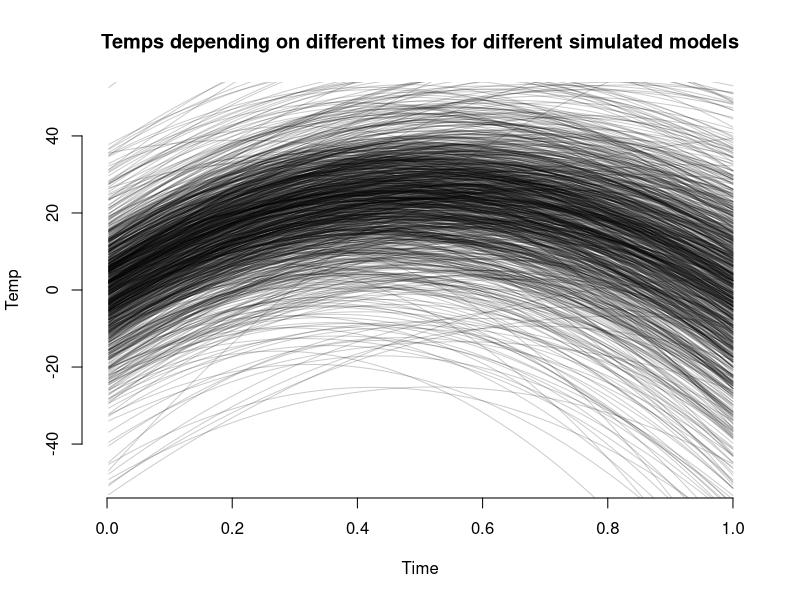
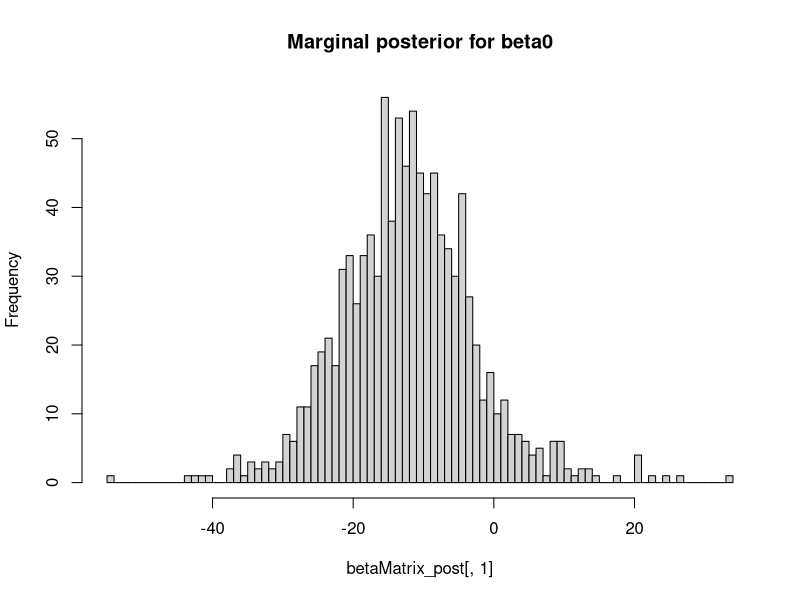
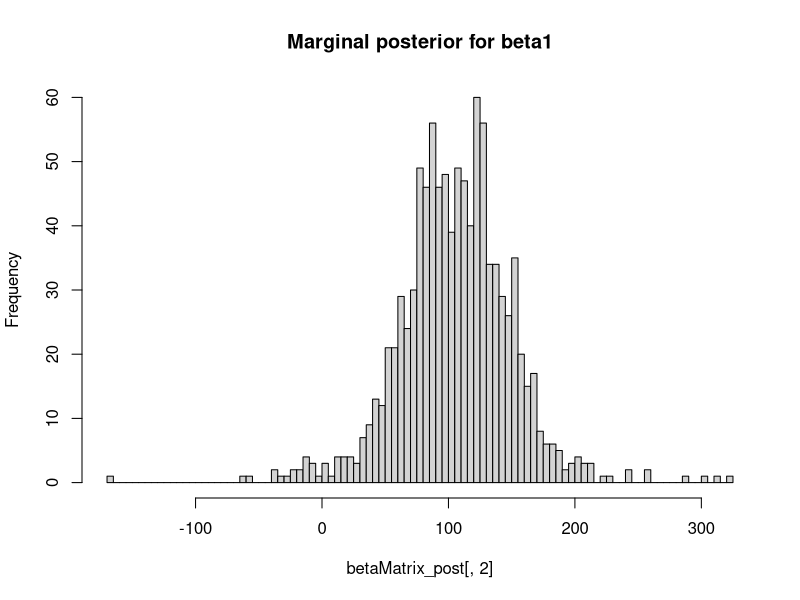
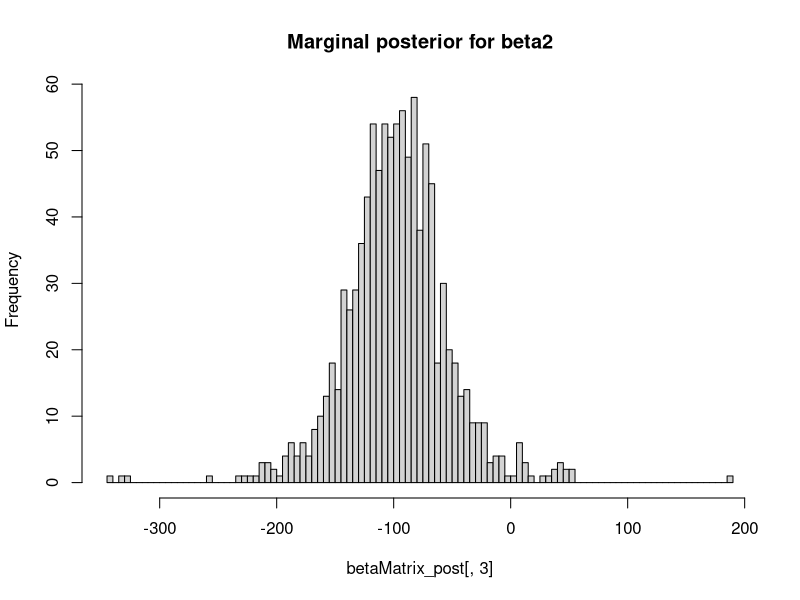
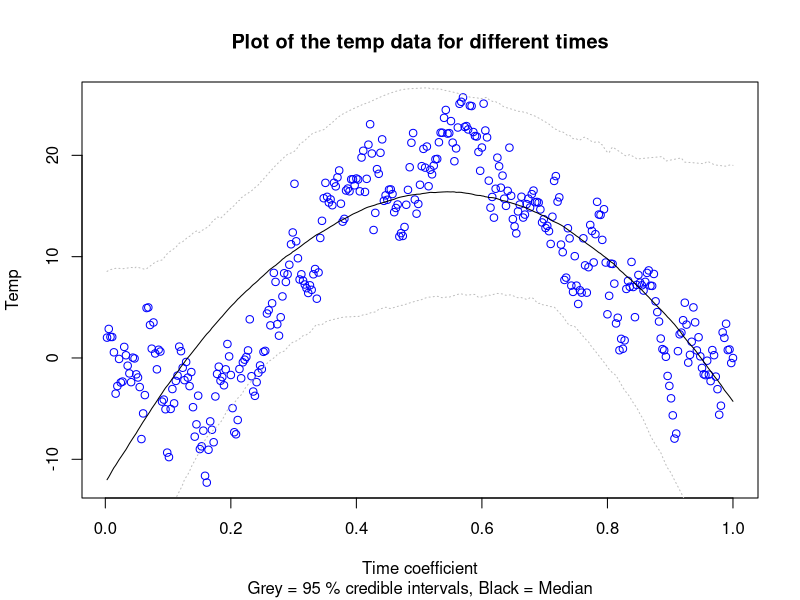
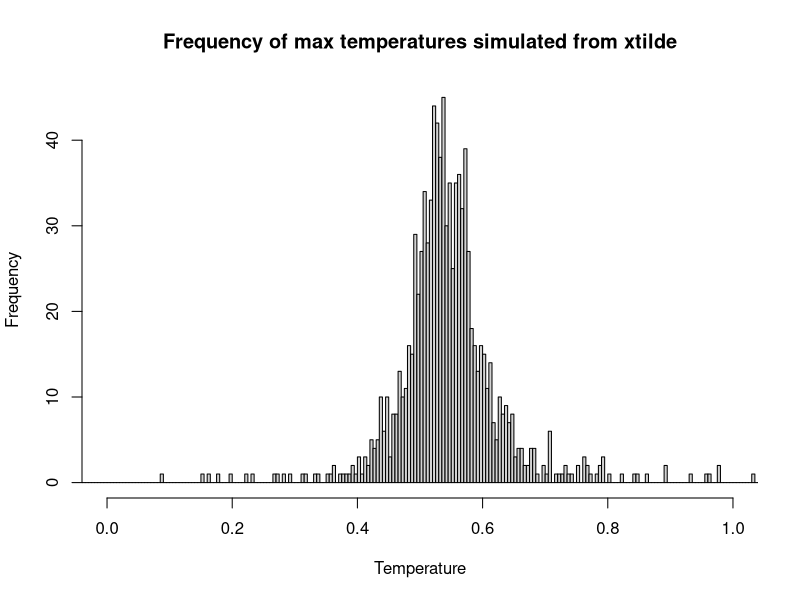
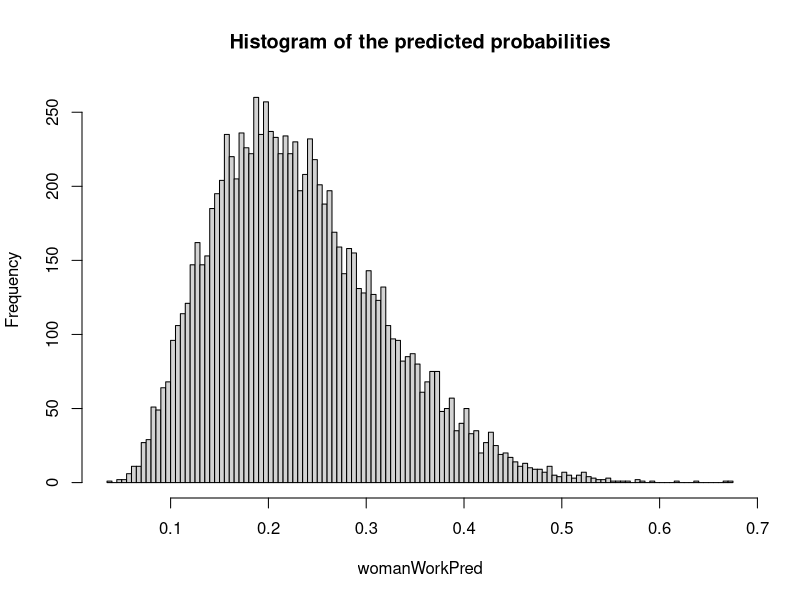
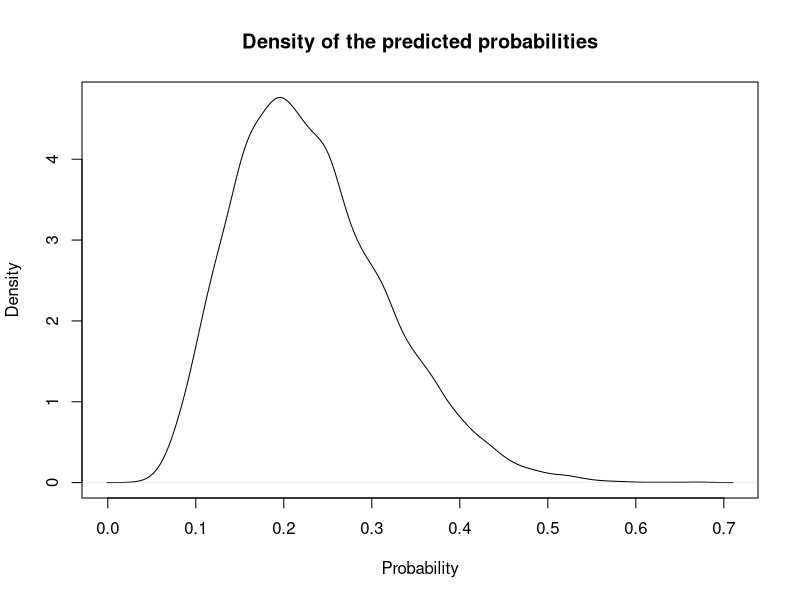

R code for these plots, in order:
## Assignment 1: The dataset TempLinkoping.txt contains daily average tamperatures (in Celcius degrees) at 
## Malmslatt, Linkoping over the course of the year 2018. The response variable is temp and the covariate is 
## time=(the number of days since beginning of year)/365
## You're task is to perform a Bayesian analysis of a quadratic regression
## temp=beta0+beta1*time+beta2*time^2+epsilon, epsilon~N(0,sigma^2)

## a)  Determining the prior distribution of the model parameters. Use the conjugate prior for the linear 
## regression model. Your task is to set the prior hyperparameters my0, omega0, v0 and sigma0^2 to sensible 
## values. Start with my0=(-10,100,-100)T, omega0=0.01*I3, v0=4 and sigma0^2=1.  0 = 1. Check if this prior
## agrees with your prior opinions by simulating draws from the joint prior of all parameters and for every draw
## compute the regression curve. This gives a collection of regression curves, one for each draw from the prior.
## Do the collection of curves look reasonable? If not, change the prior hyperparameters until the collection
## of prior regression curves agrees with your prior beliefs about the regression curve. [Hint: the R package
## mvtnorm will be handy. And use your Inv-chisquared simulator from Lab1.

# Read file
temp = read.table("TempLinkoping.txt", header=TRUE)

## install.packages("mvtnorm")
library(mvtnorm)
# Defining the parameters for the prior distribution
# Switched to beta0=0 since it seems more reasonable and -10 seems too low.
my0=c(0,100,-100)
omega0=0.01*diag(3)
v0=4
sigma0_sq=1
omega0Inv=solve(omega0)

# Function for returning the response variable
calcRegr = function(betaMatrix, row, x) {
  return(betaMatrix[row,1]+betaMatrix[row,2]*x+betaMatrix[row,3]*x^2)
}

# Function for drawing simulated betavalues
drawBeta = function(my, sigma_sq, omegaInv) {
  return(rmvnorm(1, mean=my, sigma=sigma_sq*omegaInv))
}

nDraws=1000
set.seed(12345)
drawX=rchisq(nDraws, v0)
sigma_sq=(v0)*sigma0_sq/drawX
betaMatrix=matrix(0,nDraws,3)
# Create new plot with specific settings so that the loop can overlay plots
plot.new()
plot.window(xlim=c(0,1), ylim=c(-50,50))
axis(side=1)
axis(side=2)
set.seed(12345)
for (i in 1:nDraws) {
  betaMatrix[i,]=drawBeta(my0, sigma_sq[i], omega0Inv)
  lines(temp$time, calcRegr(betaMatrix, i, temp$time), col=rgb(0,0,0,0.2))
}
title(main="Temps depending on different times for different simulated models", xlab="Time", ylab="Temp")

## The collection of curves look reasonable and in line with our prior beliefs. The temperature rises during the
## summer months and stays low in the beginning and the end of the year respectively.However, the value of -10
## were switched to 0 since it seems more reasonable with a measurement of the temperature 0 on the 1st of
## January than a measurement of -10.

## b) Write a program that simulates from the joint posterior distribution of beta0, beta1, beta2 and sigma^2.
## Plot the marginal posteriors of each parameter as a histogram. Also produce another figure with a scatter plot
## of the temperature data and overlay a curve for the posterior median of the regression function
## f(time)=beta0+beta1*time+beta2*time^2, computed for every value of time. Also overlay curves for the lower
## 2.5% and upper 97.5% posterior credible interval for f(time). That is, compute the 95% equal tail posterior
## probability intervals for every value of time and then connect the lower and upper limits of the interval by
## curves. Does the interval bands contain most of the data points? Should they?

# Calculating the parameters for the posterior distribution
v_n=v0+length(temp$temp)
X=cbind(1, temp$time, temp$time^2)
Y=temp$temp
beta_hat=solve(t(X)%*%X)%*%t(X)%*%Y
my_n=solve(t(X)%*%X+omega0)%*%(t(X)%*%X%*%beta_hat+omega0%*%my0)
omega_n=t(X)%*%X+omega0
omega_n_Inv=solve(omega_n)
sigma_sq_n=(v0*sigma0_sq+(t(Y)%*%Y+t(my0)%*%omega0%*%my0-t(my_n)%*%omega_n%*%my_n))/v_n

# Simulate the joint posterior
sigma_sq_post=(v_n)*c(sigma_sq_n)/drawX
betaMatrix_post=matrix(0,nDraws,3)
response_post_temp=matrix(0,nDraws,length(temp$time))
for (i in 1:nDraws) {
  betaMatrix_post[i,]=drawBeta(my_n, sigma_sq_post[i], omega_n_Inv)
}
# Plots the marginal distributions for the different beta-values
hist(betaMatrix_post[,1], breaks=100, main="Marginal posterior for beta0")
hist(betaMatrix_post[,2], breaks=100, main="Marginal posterior for beta1")
hist(betaMatrix_post[,3], breaks=100, main="Marginal posterior for beta2")

plot(temp$time, Y, main="Plot of the temp data for different times", col="blue", 
     xlab="Time coefficient", ylab="Temp")
# Applies function calcRegr to the time-values for each of the drawn betas and stores the results in matrix
for (i in 1:nDraws) {
  betaTemp=sapply(temp$time, calcRegr, betaMatrix=betaMatrix_post, row=i)
  response_post_temp[i,]=betaTemp
}

response_post=c()
credInterval=matrix(0, length(temp$time), 2)
# Retrieves the median of the response values as well as obtaining the upper and lower bound of credInterval
for (i in 1:length(temp$time)) {
  sortedTemp=sort(response_post_temp[,i])
  response_post=c(response_post, (sortedTemp[500]+sortedTemp[501])/2)
  credInterval[i,]=c(sortedTemp[(0.025*length(sortedTemp)+1)], sortedTemp[(0.975*length(sortedTemp))])
}

lines(temp$time, response_post)
lines(temp$time, credInterval[,1], lty=21, col="gray")
lines(temp$time, credInterval[,2], lty=21, col="gray")
title(sub="Grey = 95 % credible intervals, Black = Median")

## The interval bands contain most of the data points. They should contain most of the data points if the model
## is accurate in terms of describing the reality. In this case, it seems like the model has captured most of
## the data points which means that the model describes the reality fairly well. 

## c) It is of interest to locate the time with the highest expected temperature (that is, the time where
## f(time) is maximal). Let's call this value xtilde. Use the simulations in b) to simulate from posterior
## distribution of xtilde. [Hint: The regression curve is quadratic. You can find a simple formula for xtilde
## given beta0, beta1 and beta2]

# Function for calculating the time-value which yields the maximum response (the derivative of response function)
calcMaxTemp = function(betaMatrix, row) {
  return(-betaMatrix[row,2]/(2*betaMatrix[row,3]))
}

# For each of the draws the time-value which yields the maximum temperature is stored in a vector
time_max_temp=c()
for (i in 1:nDraws) {
  time_max_temp=c(time_max_temp, calcMaxTemp(betaMatrix_post, i))
}

hist(time_max_temp, breaks=1000, xlim=c(0,1), main="Frequency of max temperatures simulated from xtilde",
     xlab="Temperature")

## As seen in the histogram the derived highest temperature from the simulated models is mostly present in late
## june which seems reasonable if applying to Malmslatt in Sweden where the temperature is the highest during the 
## summer time. 

## d) Say now that you want to estimate a polynomial model of order 7, but you suspect that higher order terms
## may not be needed, and you worry about overfitting. Suggest a suitable prior that mitigates this potential
## problem. You do not need to compute the posterior, just write down your prior. [Hint: the task is to specify
## my0 and omega0 in a smart way.]

## A suitable prior for this task would be to set my0 to 0 since you want most of the coefficients close to zero
## to obtain increased shrinkage. You would also want to set omega0 to Lambda*IdentityMatrix. This would mean
## that for larger values of lambda more and more of the beta values would be close to zero since the spread of
## the distribution of the beta values would decrease. In this case, where there is a worry about overfitting,
## it might be a good idea to choose a large lambda to decrease the spread of the beta values and increase the
## probability that most of the beta values are around 0. 

## Assignment 2:  Consider the logistic regression Pr(y=1 given x)=exp(xT*Beta)/(1+exp(xT*Beta)), where y is the
## binary variable with y = 1 if the woman works and y = 0 if she does not. x is a 8-dimensional vector containing
## the eight features (including a one for the constant term that models the intercept). The goal is to approximate
## the posterior distribution of the 8-dim parameter vector beta with multivariate normal distribution.
## Beta given y and x ~ N(~Beta, JY(~Beta)^(-1)), where ~Beta is the posterior mode and J(~Beta) is the second
## derivative, the observed Hessian evaluated at the posterior mode. It is actually not hard to compute this
## derivative by hand, but don't worry, we will let the computer do it numerically for you. Now, both ~Beta and
## J(~Beta) are computed by the optim function in R. I want you to implement an own version of my example code at
## the website. You can use my code as a template, but I want you to write your own file so that you understand
## every line of your code. Don't just copy my code. Use the prior Beta ~ N(0, thao^2*I) with thao=10. Your report
## should include your code as well as numerical values for ~Beta and JY(~Beta)^(-1) for the WomenWork data. Compute
## an approximate 95% credible interval for the variable NSmallChild. Would you say that this feature is an
## important determinant of the probability that a women works? [Hint: To verify that your results are reasonable,
## you can compare to you get by estimating the parameters using maximum likelihood. 
## glmmodel = glm(Work~0+., data=WomenWork, family=binomial)

# Use of libraries
library(mvtnorm)

# Read data
WomenWork = read.table("WomenWork.dat", header=TRUE)

# User input
tau = 10

# Defining vectors X and Y
X = as.matrix(WomenWork[,2:ncol(WomenWork)])
Y = WomenWork[,1]
nFeatures = dim(X)[2]
covNames=names(WomenWork[,2:ncol(WomenWork)])

# Constructing prior
mu_prior = rep(0,nFeatures)
sigma_prior = tau^2*diag(nFeatures) 

# Defining function for returning the log posterior

logPostLogistic = function(beta, Y, X, mu, sigma) {
  nFeat = length(beta)
  XBeta=X%*%beta
  # Defining loglikelihood
  logLike = sum(Y*XBeta-log(1+exp(XBeta)))
  # Defining prior
  prior = dmvnorm(beta, mean=mu, sigma=sigma, log=TRUE)
  # Adding loglikelihood and logprior together. Since it is log both of them are added instead of multiplied
  return(logLike + prior)
}

# Defining initial values to be passed on to the optimizer
set.seed(12345)
initVals = rnorm(dim(X)[2])

# Finding the optimized betavector
optimResult = optim(initVals, logPostLogistic, Y=Y, X=X, mu=mu_prior, sigma=sigma_prior, method=c("BFGS"),
                    control=list(fnscale=-1), hessian=TRUE)

# Defining the values of interest
postMode = optimResult$par
postCov = -solve(optimResult$hessian)
names(postMode) = covNames
approx_PostStd = sqrt(diag(postCov))
names(approx_PostStd) = covNames
print("The posterior mode is:")
print(postMode)
print("The approximated standard deviations are:")
print(approx_PostStd)

# Compute marginal distribution for nSmallChild
NSmallChild_mode = as.numeric(postMode["NSmallChild"])
NSmallChild_std = as.numeric(approx_PostStd["NSmallChild"])
set.seed(12345)
NSmallChild_distrib = rnorm(10000, mean=NSmallChild_mode, sd=NSmallChild_std)
sorted_NSmallChild=sort(NSmallChild_distrib)
credInterval_NSmallChild = c(sorted_NSmallChild[(0.025*length(sorted_NSmallChild)+1)],
                             sorted_NSmallChild[(0.975*length(sorted_NSmallChild))])
print(paste("The lower bound of the 95 % credible interval for the feature NSmallChild is",
            round(credInterval_NSmallChild[1], 6), "and the upper bound is", 
            round(credInterval_NSmallChild[2], 6)))

# Control that the calculations have been made correctly
glmModel = glm(Work ~ 0+., data=WomenWork, family=binomial)
print(glmModel$coefficients)
print(postMode)

## Since the values for the credible interval for NSmallChild are quite large in the negative direction it is
## reasonable to conclude that the feature NSmallChild affects the response variable farily much towards the 
## response 0 which means that the woman doesn't work. This seems like a reasonable conclusion in terms of how
## it is in reality as well. When checking if the results are reasonable, a comparison was made with an 
## estimation using the maximum likelihood method. The results was very similar which strongly suggests that 
## the results obtained from the code are reasonable. 

## b) Write a function that simulates from the predictive distribution of the response variable in a logistic
## regression. Use your normal approximation from 2(a). Use that function to simulate and plot the predictive
## distribution for the Work variable for a 40 year old woman, with two children (3 and 9 years old), 8 years
## of education, 10 years of experience. and a husband with an income of 10. [Hints: The R package mvtnorm will
## again be handy. Remember my discussion on how Bayesian prediction can be done by simulation.]

sigmoid = function(value) {
  return (exp(value)/(1+exp(value)))
}

makePredLogReg = function(data, mean, sigma, nDraws) {
  betaPred = rmvnorm(nDraws, mean=mean, sigma=sigma)
  linearPred = betaPred %*% data
  logPred = sigmoid(linearPred)
  return(logPred)
}

nDraws=10000
woman=c(1, 10, 8, 10, (10/10)^2, 40, 1, 1)
set.seed(12345)
womanWorkPred=makePredLogReg(woman, postMode, postCov, nDraws)
hist(womanWorkPred, breaks=100, main="Histogram of the predicted probabilities")
plot(density(womanWorkPred), main="Density of the predicted probabilities", xlab="Probability", ylab="Density")

## As seen in the plots the calculated probabilities of the woman in question working is fairly low. The highest
## density is seen in the range between 0.2 and 0.3 approximately. This also makes sense if applied to a real
## situation. A woman with a small child is likely to stay at home with the child, i.e. not working. If the 
## classification of the response variable results in "working" if the predicted probabilities is above 0.5 and
## "not working" otherwise, it is clear from the distribution that the classification of a woman working, with
## the parameters inputted, is very unlikely to happen. 

## c) Now, consider 10 women which all have the same features as the woman in 2(b). Rewrite your function and
## plot the predictive distribution for the number of women, out of these 10, that are working.
## [Hint: Which distribution can be described as a sum of Bernoulli random variables?]

makePredLogRegMultiple = function(data, mean, sigma, nDraws, n) {
  multiplePred=c()
  for (i in 1:nDraws) {
    betaDraw = makePredLogReg(data, mean, sigma, 1)
    multiplePred=c(multiplePred, rbinom(1, n, betaDraw))
  }
  hist(multiplePred, breaks=100, main=paste("Distribution for prediction made on", n, "women"), 
       xlab="No. of women")
}

makePredLogRegMultiple(woman, postMode, postCov, 10000, 10)

## As seen in the histogram the binomial case resembles the density of predicted probabilities with the
## highest density found at 2 women. This result seems reasonable since when the number of draws taken from 
## the binomial distribution goes towards infinity the shape of the corresponding distribution will resemble
## the shape of the distribution for the probability p in the Bernoulli case, more and more. 